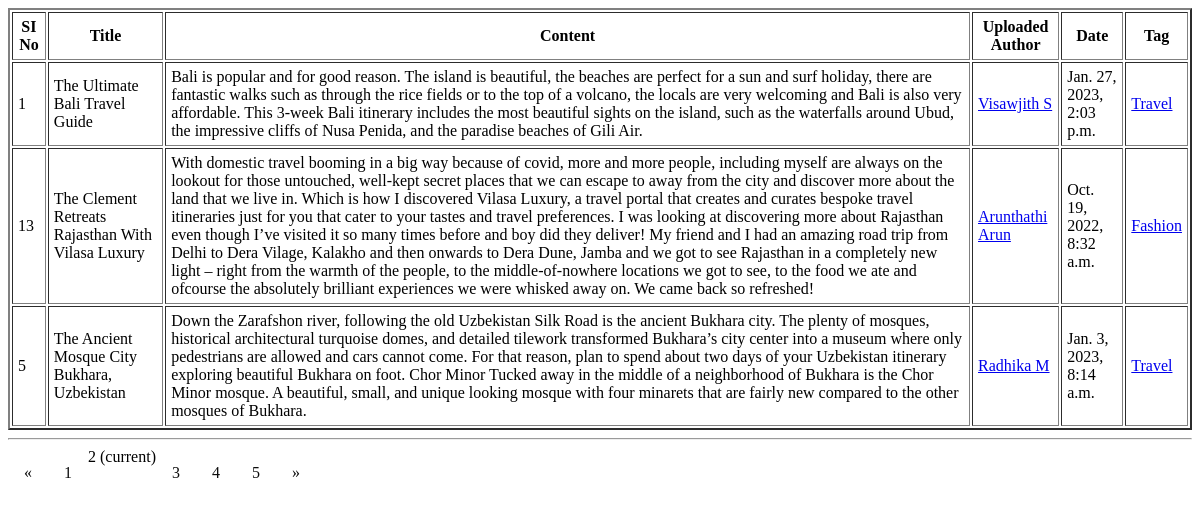
Screenshot of /main/blogview/?page=2 with the database file from the repository.
### main/models.py (models this page shows, shortened)
class Blog(models.Model):
    title=models.CharField("Enter title name",max_length=100)
    author=models.ForeignKey(Author,on_delete=models.CASCADE)
    blog_category=models.ForeignKey(Blog_category,on_delete=models.CASCADE)
    content=models.TextField(max_length=2000, help_text="Enter you blog text here.")
    upload_date=models.DateTimeField("Enter upload date and time",max_length=50)
    tags=models.ManyToManyField(Tags)

class Author(models.Model):
    name=models.CharField("Enter author name",max_length=30)
    contact=models.CharField("Enter contact number",max_length=30)
    email=models.EmailField("Enter email id",max_length=30)
    address=models.CharField(max_length=500)
    author_category=models.ForeignKey(Author_category,on_delete=models.CASCADE)
    def __str__(self):
        return self.name

class Tags(models.Model):
    name=models.CharField("Enter tag name",max_length=30)

### main/views.py (the view)
# urls.py: path("blogview/",views.blogfieldDisplay,name="blogfieldDisplay"),
def blogfieldDisplay(request):
    allTags=Blog.tags.through.objects.all()
    user_list = Blog.objects.all().order_by('-title')
    page = request.GET.get('page', 1)
    paginator = Paginator(user_list, 3)
    try:
        users = paginator.page(page)
    except PageNotAnInteger:
        users = paginator.page(1)
    except EmptyPage:
        users = paginator.page(paginator.num_pages)
    return render(request, 'main/blogField.html', { "tags":allTags,'users': users })

### main/templates/main/blogField.html (shortened to what this page needs)
<!DOCTYPE html>
<html lang="en">
<head>
</head>
<body>
    <form action="" method="post">
        <table align="center" border="2" cellpadding="5">
            <tr>
                <th>SI No</th>
                <th>Title</th>
                <th>Content</th>
                <th>Uploaded Author</th>
                <th>Date</th>
                <th>Tag</th>
            </tr>
            {% for data in users %}
            <tr>
                    <td>{{ data.id }}</td>
                    <td>{{ data.title }}</td>
                    <td>{{ data.content }}</td>
                    <td><a href="{% url 'main_app:authorData' data.author_id %}">{{ data.author }}</a></td>
                    <td>{{ data.upload_date }}</td>
                    <td>
                    {% for tag in data.tags.all %}
                        <a href="{% url 'main_app:tagData' tag.id %}">{{ tag.name }}</a>
                    {% endfor %}
                </td>
            </tr>
            {% endfor %}
        </table>
        <hr>
            <center>
            {% if users.has_other_pages %}
  <ul class="pagination" align="center">
    {% if users.has_previous %}
      <li><a href="?page={{ users.previous_page_number }}">&laquo;</a></li>
    {% else %}
      <li class="disabled"><span>&laquo;</span></li>
    {% endif %}
    {% for i in users.paginator.page_range %}
      {% if users.number == i %}
        <li class="active"><span>{{ i }} <span class="sr-only">(current)</span></span></li>
      {% else %}
        <li><a href="?page={{ i }}">{{ i }}</a></li>
      {% endif %}
    {% endfor %}
    {% if users.has_next %}
      <li><a href="?page={{ users.next_page_number }}">&raquo;</a></li>
    {% else %}
      <li class="disabled"><span>&raquo;</span></li>
    {% endif %}
  </ul>
{% endif %}
</center>
    </form>
</body>
</html>

### main/templates/main/blogField.html (style rules this page uses)
ul { list-style-type: none; margin: 0; padding: 0; overflow: hidden; background-color: white; align-content: center; }
li { float: left; border: #070505; }
li a { display: block; color: rgb(13, 13, 13); text-align: center; padding: 16px; text-decoration: none; }

### rows the page displays
Blog: id "1", title "The Ultimate Bali Travel Guide", content "Bali is popular and for good reason. The island is beautiful, the beaches are perfect for a sun and surf holiday, there are fantastic walks such as through the rice fields or to the top of a volcano, the locals are very welcoming and Bali is also very affordable. This 3-week Bali itinerary includes the most beautiful sights on the island, such as the waterfalls around Ubud, the impressive cliffs of Nusa Penida, and the paradise beaches of Gili Air.", author "Visawjith S", upload_date "Jan. 27, 2023, 2:03 p.m."
Tags: name "Travel"
Blog: id "13", title "The Clement Retreats Rajasthan With Vilasa Luxury", content "With domestic travel booming in a big way because of covid, more and more people, including myself are always on the lookout for those untouched, well-kept secret places that we can escape to away from the city and discover more about the land that we live in. Which is how I discovered Vilasa Luxury, a travel portal that creates and curates bespoke travel itineraries just for you that cater to your tastes and travel preferences. I was looking at discovering more about Rajasthan even though I’ve visited it so many times before and boy did they deliver! My friend and I had an amazing road trip from Delhi to Dera Vilage, Kalakho and then onwards to Dera Dune, Jamba and we got to see Rajasthan…", author "Arunthathi Arun", upload_date "Oct. 19, 2022, 8:32 a.m."
Tags: name "Fashion"
Blog: id "5", title "The Ancient Mosque City Bukhara, Uzbekistan", content "Down the Zarafshon river, following the old Uzbekistan Silk Road is the ancient Bukhara city. The plenty of mosques, historical architectural turquoise domes, and detailed tilework transformed Bukhara’s city center into a museum where only pedestrians are allowed and cars cannot come. For that reason, plan to spend about two days of your Uzbekistan itinerary exploring beautiful Bukhara on foot. Chor Minor Tucked away in the middle of a neighborhood of Bukhara is the Chor Minor mosque. A beautiful, small, and unique looking mosque with four minarets that are fairly new compared to the other mosques of Bukhara.", author "Radhika M", upload_date "Jan. 3, 2023, 8:14 a.m."

### other values shown
{{ i }} "1" "3" "4" "5"
{{ i }} "2"
